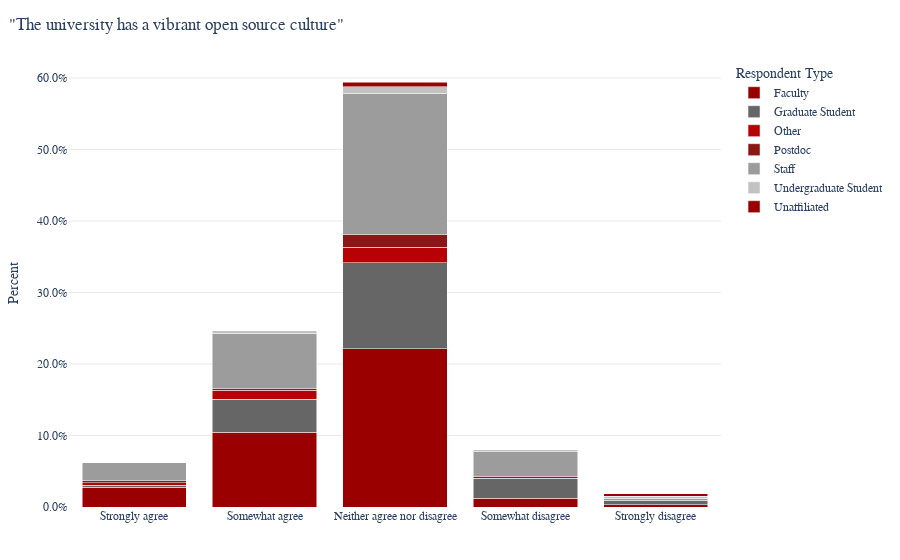

Notebook code for this chart:
### Code cell
# ----- Figure 2: "There is a vibrant culture at UNI" by Respondent Type -----

qid23_order = [
    "Strongly agree",
    "Somewhat agree", 
    "Neither agree nor disagree",
    "Somewhat disagree",
    "Strongly disagree",
]
df_c2 = (
    df.assign(
        QID4=df["QID4"].map(fill_unaffiliated),
        QID23=pd.Categorical(df["QID23"], categories=qid23_order, ordered=True)
    )
    .rename(columns={"QID4": "Respondent Type"})
)

c2_df = (
    df_c2.groupby(["QID23", "Respondent Type"], observed=True, dropna=False)
         .size()
         .reset_index(name="Count")
)
c2_df["Percent"] = c2_df["Count"] / len(df)

fig2 = px.bar(
    c2_df, x="QID23", y="Percent",
    color="Respondent Type",
    barmode="stack",
    title='"The university has a vibrant open source culture"'
)
fig2.update_layout(
    yaxis=dict(tickformat=".1%"),
    xaxis_title="",
    plot_bgcolor="white",
    paper_bgcolor="white"
)
fig2.show()  # This was missing!
fig2.write_html('_static/fig2.html', full_html=False, include_plotlyjs='cdn')

### Figure 1 — Plotly figure (JSON) as saved in the notebook; plotly's stock layout.template omitted (floating-point values rounded to 4 significant figures)
{"data": [{"hovertemplate": "Respondent Type=Faculty<br>QID23=%{x}<br>Percent=%{y}<extra></extra>", "legendgroup": "Faculty", "marker": {"color": "#9B0000", "pattern": {"shape": ""}}, "name": "Faculty", "orientation": "v", "showlegend": true, "textposition": "auto", "type": "bar", "x": ["Strongly agree", "Somewhat agree", "Neither agree nor disagree", "Somewhat disagree", "Strongly disagree"], "xaxis": "x", "y": [0.02769, 0.1046, 0.2215, 0.01231, 0.003077], "yaxis": "y"}, {"hovertemplate": "Respondent Type=Graduate Student<br>QID23=%{x}<br>Percent=%{y}<extra></extra>", "legendgroup": "Graduate Student", "marker": {"color": "#666666", "pattern": {"shape": ""}}, "name": "Graduate Student", "orientation": "v", "showlegend": true, "textposition": "auto", "type": "bar", "x": ["Strongly agree", "Somewhat agree", "Neither agree nor disagree", "Somewhat disagree", "Strongly disagree"], "xaxis": "x", "y": [0.003077, 0.04615, 0.12, 0.02769, 0.006154], "yaxis": "y"}, {"hovertemplate": "Respondent Type=Other<br>QID23=%{x}<br>Percent=%{y}<extra></extra>", "legendgroup": "Other", "marker": {"color": "#B60205", "pattern": {"shape": ""}}, "name": "Other", "orientation": "v", "showlegend": true, "textposition": "auto", "type": "bar", "x": ["Strongly agree", "Somewhat agree", "Neither agree nor disagree"], "xaxis": "x", "y": [0.003077, 0.01231, 0.02154], "yaxis": "y"}, {"hovertemplate": "Respondent Type=Postdoc<br>QID23=%{x}<br>Percent=%{y}<extra></extra>", "legendgroup": "Postdoc", "marker": {"color": "#8c1515", "pattern": {"shape": ""}}, "name": "Postdoc", "orientation": "v", "showlegend": true, "textposition": "auto", "type": "bar", "x": ["Strongly agree", "Somewhat agree", "Neither agree nor disagree", "Somewhat disagree"], "xaxis": "x", "y": [0.003077, 0.003077, 0.01846, 0.003077], "yaxis": "y"}, {"hovertemplate": "Respondent Type=Staff<br>QID23=%{x}<br>Percent=%{y}<extra></extra>", "legendgroup": "Staff", "marker": {"color": "#9c9c9c", "pattern": {"shape": ""}}, "name": "Staff", "orientation": "v", "showlegend": true, "textposition": "auto", "type": "bar", "x": ["Strongly agree", "Somewhat agree", "Neither agree nor disagree", "Somewhat disagree", "Strongly disagree"], "xaxis": "x", "y": [0.02462, 0.07692, 0.1969, 0.03385, 0.003077], "yaxis": "y"}, {"hovertemplate": "Respondent Type=Undergraduate Student<br>QID23=%{x}<br>Percent=%{y}<extra></extra>", "legendgroup": "Undergraduate Student", "marker": {"color": "#c2c2c2", "pattern": {"shape": ""}}, "name": "Undergraduate Student", "orientation": "v", "showlegend": true, "textposition": "auto", "type": "bar", "x": ["Somewhat agree", "Neither agree nor disagree", "Somewhat disagree", "Strongly disagree"], "xaxis": "x", "y": [0.003077, 0.009231, 0.003077, 0.003077], "yaxis": "y"}, {"hovertemplate": "Respondent Type=Unaffiliated<br>QID23=%{x}<br>Percent=%{y}<extra></extra>", "legendgroup": "Unaffiliated", "marker": {"color": "#9B0000", "pattern": {"shape": ""}}, "name": "Unaffiliated", "orientation": "v", "showlegend": true, "textposition": "auto", "type": "bar", "x": ["Neither agree nor disagree", "Strongly disagree"], "xaxis": "x", "y": [0.006154, 0.003077], "yaxis": "y"}], "layout": {"barmode": "stack", "legend": {"title": {"text": "Respondent Type"}, "tracegroupgap": 0}, "paper_bgcolor": "white", "plot_bgcolor": "white", "title": {"text": "\"The university has a vibrant open source culture\""}, "xaxis": {"anchor": "y", "domain": [0.0, 1.0], "title": {"text": ""}}, "yaxis": {"anchor": "x", "domain": [0.0, 1.0], "tickformat": ".1%", "title": {"text": "Percent"}}}}
